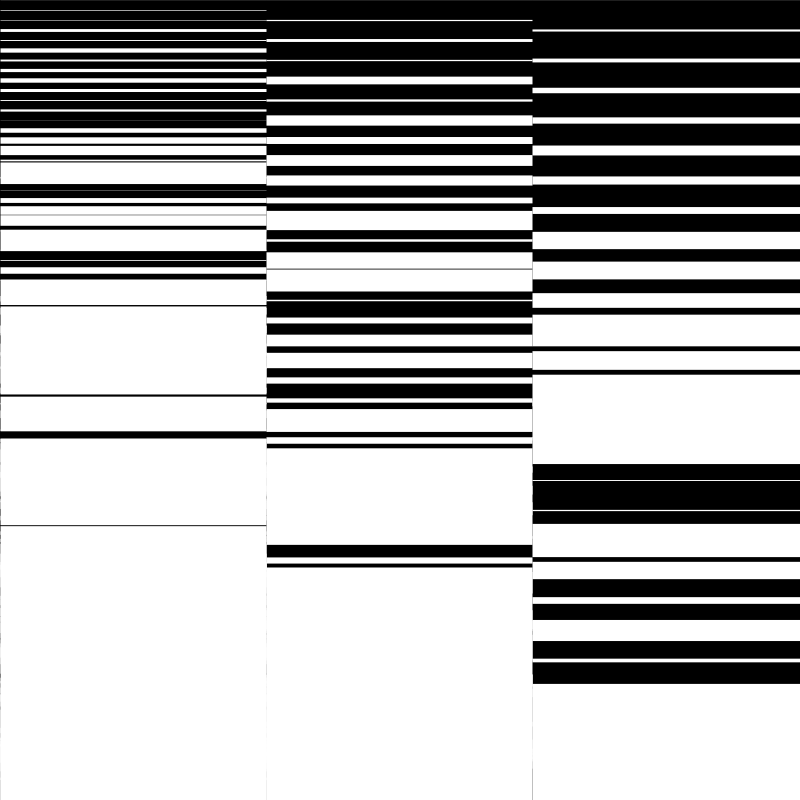
Frame 1 (no input)
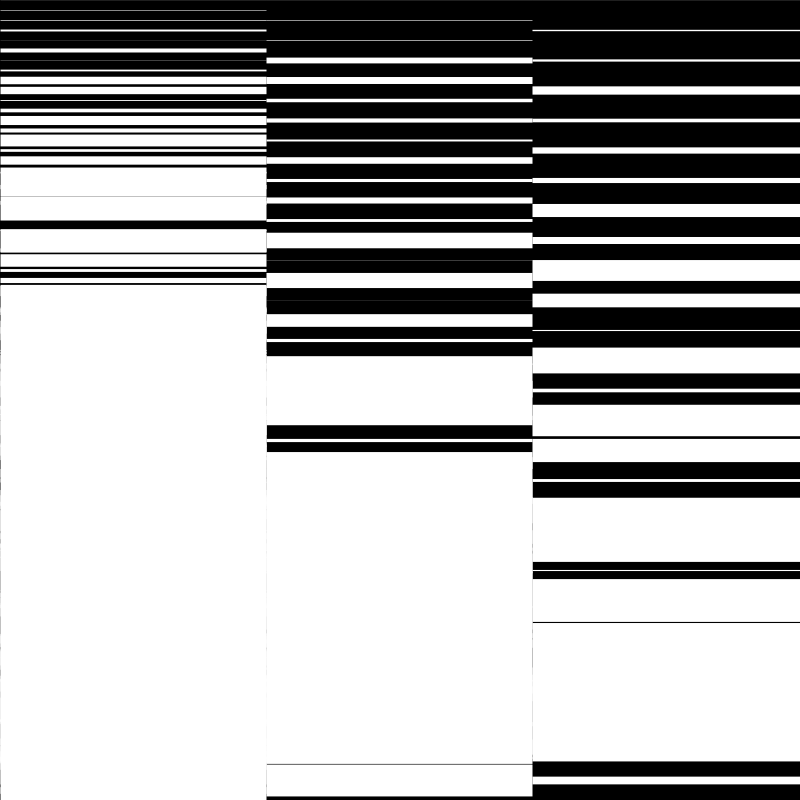
Frame 60 (the mouse pressed at the canvas centre just before this capture)
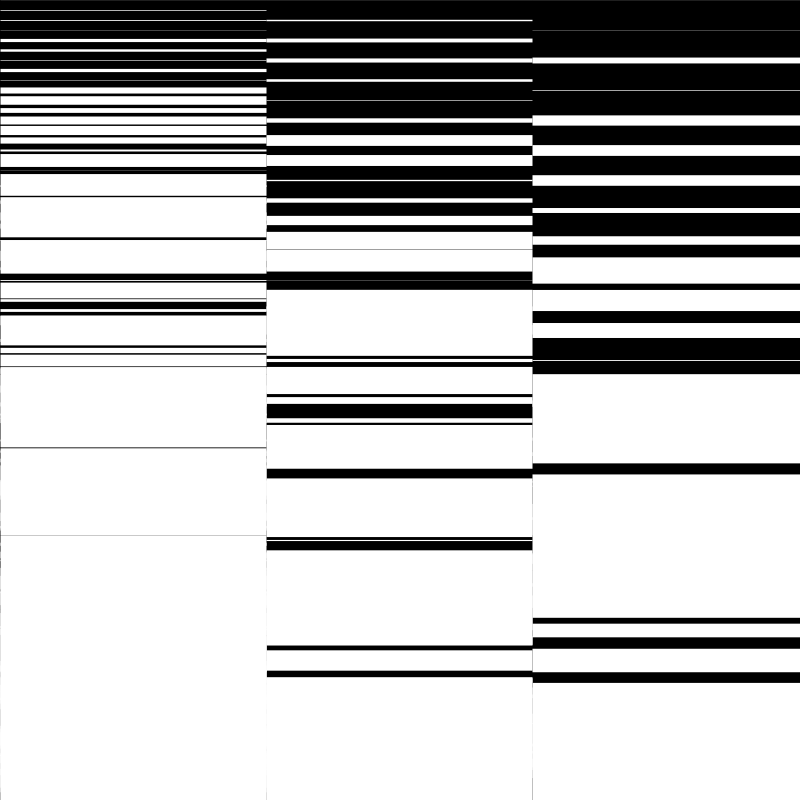
Frame 120 (the mouse held since frame 60 and released just before this capture)

The Processing sketch that drew these frames (run headless with seeded random() and noise(); from frame 60 on, the mouse is pressed at the canvas centre):

// Processing sketch: Loops05
// ── Loops05.pde
/*
These lessons are based, copied and sometimes modified from the following repos:
visiophone/LSI
jeffThompson/ProcessingTeachingSketches

also from Daniel Shifmann Learning Processing and
his multiple cool stuff online
*/

void setup()
{
  size(800,800);  
}

void draw()
{ 
  background(0);
  noFill();
  stroke(255);
  //sets the style for rendering line endings (e.g. ROUND)
  strokeCap(SQUARE);
  
  for (int i=0; i<width; i=i+10)
  { 
    //strokeWeight makes it less probable to be black
    //the closer to the height of the screen
    //because the strokeWeight is increasingly bigger
    //(note that background is black)
    strokeWeight(random(i)/10);
    line(0,i,width/3,i);  
  }

  for (int i=0; i<width; i=i+20)
  {  
    strokeWeight(random(i)/10);
    line(width/3,i,(width/3)*2,i);   
  }

  for (int i=0; i<width; i=i+30)
  {  
    strokeWeight(random(i)/10);
    line((width/3)*2,i,width,i);   
  }
}
